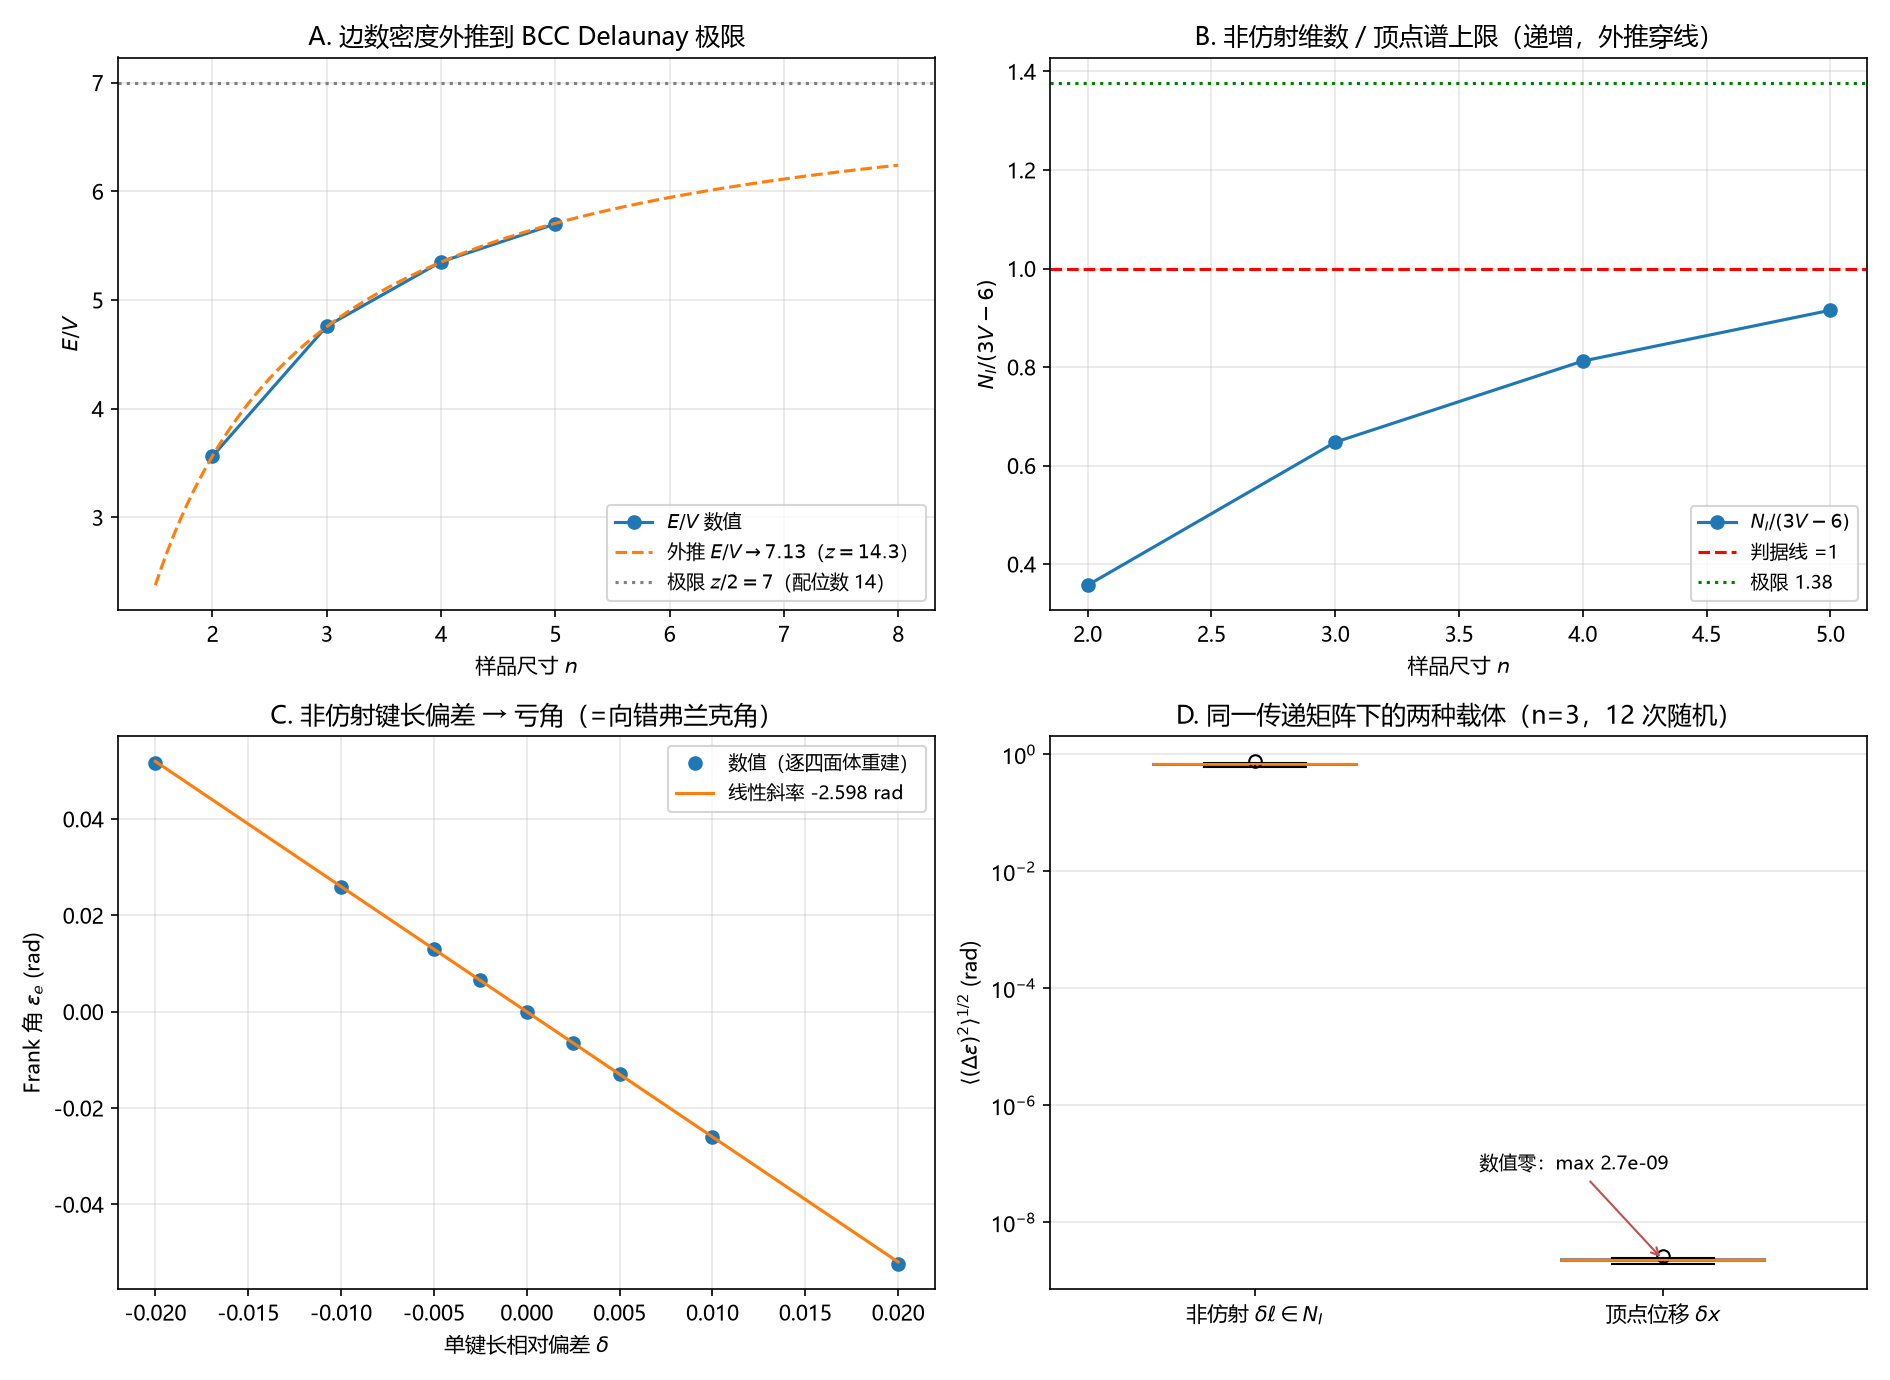

Reproduce this figure in Python.
# -*- coding: utf-8 -*-
r"""
第 136 轮：环 4 内禀扇区的自由度归属判定——非仿射子空间与谱正交性
=====================================================================
问题：R96 把亏角载体定为 "ker H 的正交补（曲率激发模）"，R97 把它的谱
对接**余切拉普拉斯**（顶点图）的非零模。本脚本用纯计数与线性代数判定。

三个层次：

  (1) 计数：V, E, 顶点自由度 3V-6, 可嵌入方向 rank(B)=3V-6,
      非仿射（内禀）子空间 N_I = E - (3V-6)。
  (2) 正交性（决定性）：设 A[e,e']=d eps_e/d(delta_e')、Ã=A·diag(1/l)、
      B[e,3i+a]=d l_e/d x_{i,a}。R73 的位移盲性等价于 **Ã·B^T = 0**，
      即 A 的值域完全落在 N_I 上、在全部顶点位移扇区（含所有声子模）
      上恒为零。故任何顶点基算子（余切拉普拉斯、动力矩阵）的谱
      ——其本征矢都在 im(B^T) 内——都**不承载** eps。
  (3) 尺寸外推：N_I/(3V-6) 随样品增大，极限 E/V = z/2 = 7（BCC 配位数 14）。

外加 (4) 向错构型的线性响应（R73 斜率的物理身份＝Frank 角响应）。

只用链内量（(3.1) 亏角）与外部标准工具（Delaunay、四面体重建、线性代数）；不拟合。

复跑：
  python "10 探索/超导第一性研究/04_计算验证/环04_内禀扇区自由度归属.py"
"""
import csv
import itertools
import math
import os

import numpy as np
from scipy.spatial import Delaunay
import matplotlib
matplotlib.use("Agg")
import matplotlib.pyplot as plt

plt.rcParams["font.sans-serif"] = ["Microsoft YaHei", "SimHei", "DejaVu Sans"]
plt.rcParams["axes.unicode_minus"] = False

OUT = os.path.dirname(os.path.abspath(__file__))
PAIRS = [(0, 1), (0, 2), (0, 3), (1, 2), (1, 3), (2, 3)]


# ---------------------------------------------------------------- 几何
def dihedral(p, tet, edge):
    i, j = edge
    k, l = [x for x in tet if x not in edge]
    n1 = np.cross(p[j] - p[i], p[k] - p[i])
    n2 = np.cross(p[j] - p[i], p[l] - p[i])
    if np.dot(n1, p[l] - p[i]) > 0:
        n1 = -n1
    if np.dot(n2, p[k] - p[i]) > 0:
        n2 = -n2
    n1 /= np.linalg.norm(n1)
    n2 /= np.linalg.norm(n2)
    return math.pi - math.acos(float(np.clip(np.dot(n1, n2), -1.0, 1.0)))


def embed_tet(L, edge=(0, 1)):
    d = {PAIRS[i]: L[i] for i in range(6)}
    a, b = edge
    amax = max(d, key=lambda k: d[k])
    perm = [amax[0], amax[1]] + [v for v in range(4) if v not in amax]
    Lp = []
    for (u, v) in PAIRS:
        key = (perm[u], perm[v])
        Lp.append(d[key] if key in d else d[(key[1], key[0])])
    l01, l02, l03, l12, l13, l23 = Lp
    p0 = np.zeros(3)
    p1 = np.array([l01, 0.0, 0.0])
    x2 = (l02 ** 2 + l01 ** 2 - l12 ** 2) / (2 * l01)
    y2 = math.sqrt(max(l02 ** 2 - x2 ** 2, 1e-30))
    p2 = np.array([x2, y2, 0.0])
    x3 = (l03 ** 2 + l01 ** 2 - l13 ** 2) / (2 * l01)
    y3 = (l03 ** 2 - l23 ** 2 - 2 * x3 * x2 + x2 ** 2 + y2 ** 2) / (2 * y2)
    z3 = math.sqrt(max(l03 ** 2 - x3 ** 2 - y3 ** 2, 0.0))
    p3 = np.array([x3, y3, z3])
    ia, ib = perm.index(a), perm.index(b)
    return np.array([p0, p1, p2, p3]), (min(ia, ib), max(ia, ib))


def bcc_complex(n):
    pts = []
    for i, j, k in itertools.product(range(n), repeat=3):
        pts.append([i, j, k])
        pts.append([i + .5, j + .5, k + .5])
    P = np.array(pts, float)

    def vol(s):
        a, b, c, d = [P[i] for i in s]
        return abs(np.linalg.det(np.array([b - a, c - a, d - a]))) / 6.0

    tets = [tuple(int(x) for x in s) for s in Delaunay(P).simplices if vol(s) > 1e-9]
    edges = set()
    faces = set()
    for t in tets:
        for e in itertools.combinations(t, 2):
            edges.add(tuple(sorted(e)))
        for f in itertools.combinations(t, 3):
            faces.add(tuple(sorted(f)))
    return P, tets, sorted(edges), sorted(faces)


def incidence(P, edges):
    """B: (E x 3V)，d l_e / d x_{i,a} = +-u_e（单位向量）。"""
    B = np.zeros((len(edges), 3 * len(P)))
    for ei, (i, j) in enumerate(edges):
        u = (P[j] - P[i]) / np.linalg.norm(P[j] - P[i])
        B[ei, 3 * i:3 * i + 3] = -u
        B[ei, 3 * j:3 * j + 3] = +u
    return B


def deficit_jacobian(P, tets, edges, h=1e-6):
    """A[e,e'] = d eps_e / d(delta_{e'})，delta 为边长相对偏差（中心差分）。
    eps_e 只依赖邻接 e 的四面体 ⇒ 只重建这些四面体（局部性，提速）。"""
    E = len(edges)
    A = np.zeros((E, E))
    lens = np.array([np.linalg.norm(P[a] - P[b]) for (a, b) in edges])
    # 预计算：每条边邻接的四面体；每个四面体的基准边长
    adj = [[] for _ in range(E)]
    eidx = {e: i for i, e in enumerate(edges)}
    for ei, e in enumerate(edges):
        adj[ei] = [t for t in tets if e[0] in t and e[1] in t]
    tet_base = []
    for t in tets:
        idx = list(t)
        L0 = [float(np.linalg.norm(P[idx[a]] - P[idx[b]])) for (a, b) in PAIRS]
        tet_base.append(L0)

    def eps_of_edge(ei, smap):
        e = edges[ei]
        tot = 0.0
        for t in adj[ei]:
            ti = tet_index[id(t)]
            idx = list(t)
            L = list(tet_base[ti])
            for k, (a, b) in enumerate(PAIRS):
                key = tuple(sorted((idx[a], idx[b])))
                if key in smap:
                    L[k] *= smap[key]
            ia, ib = idx.index(e[0]), idx.index(e[1])
            q, ee = embed_tet(L, (min(ia, ib), max(ia, ib)))
            tot += dihedral(q, [0, 1, 2, 3], ee)
        return 2 * math.pi - tot

    tet_index = {id(t): i for i, t in enumerate(tets)}
    # 只有邻接 e2 的边会受 e2 长度变化影响
    e2_adj = [[] for _ in range(E)]
    for ei in range(E):
        s = set(edges[ei])
        e2_adj[ei] = [ej for ej in range(E)
                      if any(s <= set(t) and set(edges[ej]) <= set(t) for t in adj[ei])]
    for ej, e2 in enumerate(edges):
        smap_p = {e2: 1.0 + h}
        smap_m = {e2: 1.0 - h}
        for ei in e2_adj[ej]:
            A[ei, ej] = (eps_of_edge(ei, smap_p) - eps_of_edge(ei, smap_m)) / (2 * h)
    return A, lens


def main():
    # ----------------------------------------------------------------
    print("=" * 78)
    print("A. 自由度计数与尺寸外推")
    print("=" * 78)
    rows = []
    cache = {}
    for n in (2, 3, 4, 5):
        P, tets, edges, faces = bcc_complex(n)
        V, E, T, F = len(P), len(edges), len(tets), len(faces)
        B = incidence(P, edges)
        rankB = int(np.linalg.matrix_rank(B, tol=1e-9))
        NI = E - rankB
        rows.append(dict(n=n, V=V, E=E, F=F, T=T, rankB=rankB, NI=NI,
                         dof=3 * V - 6, ratio=NI / (3 * V - 6), EV=E / V,
                         euler=V - E + F - T))
        cache[n] = (P, tets, edges, B)
        print(f"  n={n}: V={V:4d} E={E:5d}  V-E+F-T={V-E+F-T}   "
              f"rank(B)={rankB:4d}=3V-6   N_I={NI:5d}   "
              f"N_I/(3V-6)={NI/(3*V-6):.4f}   E/V={E/V:.4f}")

    for r in rows:
        assert r["rankB"] == r["dof"], "rank(B) 必须等于 3V-6"
        assert r["euler"] == 1, "3D 球复形欧拉示性数应为 1"
        assert r["NI"] > 0

    # 线性外推 E/V = A - B/n
    ns = np.array([r["n"] for r in rows], float)
    ev = np.array([r["EV"] for r in rows])
    coef = np.polyfit(1.0 / ns, ev, 1)
    Bslope, Ainf = float(coef[0]), float(coef[1])
    print(f"\n  E/V = {Ainf:.4f} + ({Bslope:.4f})/n  ⇒ 极限 E/V = {Ainf:.3f}"
          f"（= z/2，z = {2*Ainf:.2f}，BCC Delaunay 配位数 14）")
    print(f"  ⇒ N_I/(3V-6) 的极限 = (E/V-3)/3 = {(Ainf-3)/3:.4f}")
    print(f"  ⇒ 热力学极限 N_I ≈ {(Ainf-3):.2f}V > 3V-6（判据在无限体成立）")
    extrap = dict(Ainf=Ainf, Bslope=Bslope, limit_ratio=(Ainf - 3) / 3)

    # ----------------------------------------------------------------
    print("\n" + "=" * 78)
    print("B. 谱正交性（决定性）：Ã·B^T = 0  ⇒ 顶点位移扇区不承载 eps")
    print("=" * 78)
    orth = []
    for n in (2, 3):
        P, tets, edges, B = cache[n]
        E = len(edges)
        # 内部铰链：绕边四面体数 >= 3（凸包边只邻 1-2 个，属读数层，R82）
        n_adj = np.array([len([t for t in tets if set(e) <= set(t)]) for e in edges])
        mask = n_adj >= 4
        A, lens = deficit_jacobian(P, tets, edges)
        At = A / lens[None, :]                     # Ã = d eps / d l
        if n == 3:
            cache["A3"] = (A, lens, At, mask)
        ABx = At[mask] @ B                         # (E_int x 3V) = d eps_int / d x
        sc = np.abs(At[mask]).max() * np.abs(B).max()
        rel = np.abs(ABx).max() / sc
        BtB = B.T @ B
        PrE = B @ np.linalg.pinv(BtB, rcond=1e-10) @ B.T   # (E,E) 投到 im(B)
        PrN = np.eye(E) - PrE
        frac = np.linalg.norm(At[mask] @ PrN) / np.linalg.norm(At[mask])
        print(f"  n={n}: E={E}（内部 {int(mask.sum())}）  max|Ã|={np.abs(At[mask]).max():.4f}")
        print(f"        max|d eps_int/d x| = {np.abs(ABx).max():.3e}  相对={rel:.2e}")
        print(f"        ‖Ã_int·P_N‖/‖Ã_int‖ = {frac:.6f}  (→1 ⇒ 值域全在非仿射方向)")
        orth.append(dict(n=n, rel=rel, frac=frac, E=E, Eint=int(mask.sum()),
                         V=len(P), NI=E - int(np.linalg.matrix_rank(B, tol=1e-9))))
        assert rel < 1e-4, "内部铰链上 d eps/d x 必须为零"
        assert frac > 0.999, "Ã 必须完全作用在非仿射子空间上"

    # ----------------------------------------------------------------
    print("\n" + "=" * 78)
    print("C. 向错构型：单键长非仿射偏差 → Frank 角线性响应")
    print("=" * 78)
    P, tets, edges, B = cache[4]
    inner = [e for e in edges
             if np.all(P[list(e)] >= 1 - 1e-9) and np.all(P[list(e)] <= 2 + 1e-9)]
    e0 = min(inner, key=lambda e: np.linalg.norm(P[e[0]] - P[e[1]]))
    print(f"  内部键 {len(inner)} 条，取最短键 |e|={np.linalg.norm(P[e0[0]]-P[e0[1]]):.6f}")

    def eps_of(e, delta):
        tot = 0.0
        for t in [t for t in tets if set(e) <= set(t)]:
            idx = list(t)
            L = []
            for (a, b) in PAIRS:
                v = float(np.linalg.norm(P[idx[a]] - P[idx[b]]))
                if set((idx[a], idx[b])) == set(e):
                    v *= (1.0 + delta)
                L.append(v)
            ia, ib = idx.index(e[0]), idx.index(e[1])
            q, ee = embed_tet(L, (min(ia, ib), max(ia, ib)))
            tot += dihedral(q, [0, 1, 2, 3], ee)
        return 2 * math.pi - tot

    ds = np.array([-0.02, -0.01, -0.005, -0.0025, 0.0, 0.0025, 0.005, 0.01, 0.02])
    es = np.array([eps_of(e0, d) for d in ds])
    small = np.abs(ds) <= 0.0101
    slope = float(np.polyfit(ds[small], es[small], 1)[0])
    resid = float(np.max(np.abs(es[small] - slope * ds[small])))
    print(f"  斜率 d eps/d(delta) = {slope:.6f} rad，残差 {resid:.2e}"
          f"（|δ|≤1%）")
    print(f"  1% 键长非仿射偏差 ⇒ Frank 角 {abs(slope)*0.01:.5f} rad"
          f"（= {abs(slope)*0.01/(2*math.pi)*100:.3f}% 的 2π）")
    assert abs(es[4]) < 1e-12 and abs(slope) > 1e-3 and resid < 1e-3

    # ----------------------------------------------------------------
    print("\n" + "=" * 78)
    print("D. 载体对比：同一 Ã，非仿射扰动 vs 顶点位移")
    print("=" * 78)
    n = 3
    P3, tets3, edges3, B3 = cache[n]
    E3 = len(edges3)
    A3, lens3, At3, mask3 = cache["A3"]
    PrE3 = B3 @ np.linalg.pinv(B3.T @ B3, rcond=1e-10) @ B3.T
    PrN3 = np.eye(E3) - PrE3
    rng = np.random.default_rng(11)
    rms_non, rms_ver = [], []
    for _ in range(12):
        v = PrN3 @ rng.standard_normal(E3)
        v /= np.linalg.norm(v)
        rms_non.append(float(np.sqrt(np.mean((A3[mask3] @ v) ** 2))))
        x = rng.standard_normal(3 * len(P3))
        d = (B3 @ x) / lens3          # 相对偏差 delta = d l / l
        rms_ver.append(float(np.sqrt(np.mean((A3[mask3] @ d) ** 2))))
    rms_non = np.array(rms_non); rms_ver = np.array(rms_ver)
    print(f"  n={n}，内部铰链 {int(mask3.sum())}，12 次随机扰动：")
    print(f"    非仿射扰动（投影到 $N_I$）: <eps^2>^(1/2) = {rms_non.mean():.4e} rad"
          f"  (min {rms_non.min():.2e})")
    print(f"    顶点位移（任意声子模）    : <eps^2>^(1/2) = {rms_ver.mean():.4e} rad"
          f"  (max {rms_ver.max():.2e})")
    ratio = rms_non.mean() / rms_ver.mean()
    print(f"    比值 = {ratio:.3e}  ⇒ 顶点扇区的 ε 响应是数值零")
    assert rms_ver.max() < 1e-6 and rms_non.min() > 1e-3

    # ----------------------------------------------------------------
    # 图
    # ----------------------------------------------------------------
    fig, axes = plt.subplots(2, 2, figsize=(12.6, 9.2))

    ax = axes[0, 0]
    nn = np.array([r["n"] for r in rows])
    ax.plot(nn, [r["EV"] for r in rows], "o-", label="$E/V$ 数值")
    xx = np.linspace(0, 0.55, 100)
    xf = np.linspace(1.5, 8, 120)
    ax.plot(xf, Ainf + Bslope / xf, "--",
            label=f"外推 $E/V\\to{Ainf:.2f}$（$z={2*Ainf:.1f}$）")
    ax.axhline(7.0, color="gray", ls=":", label="极限 $z/2=7$（配位数 14）")
    ax.set_xlabel("样品尺寸 $n$")
    ax.set_ylabel("$E/V$")
    ax.set_title("A. 边数密度外推到 BCC Delaunay 极限")
    ax.legend(fontsize=9)
    ax.grid(alpha=.3)

    ax = axes[0, 1]
    ax.plot(nn, [r["ratio"] for r in rows], "o-", label="$N_I/(3V-6)$")
    ax.axhline(1.0, color="r", ls="--", label="判据线 =1")
    ax.axhline(extrap["limit_ratio"], color="green", ls=":",
               label=f"极限 {(Ainf-3)/3:.2f}")
    ax.set_xlabel("样品尺寸 $n$")
    ax.set_ylabel("$N_I/(3V-6)$")
    ax.set_title("B. 非仿射维数 / 顶点谱上限（递增，外推穿线）")
    ax.legend(fontsize=9)
    ax.grid(alpha=.3)

    ax = axes[1, 0]
    ax.plot(ds, es, "o", label="数值（逐四面体重建）")
    ax.plot(ds, slope * ds, "-", label=f"线性斜率 {slope:.3f} rad")
    ax.set_xlabel(r"单键长相对偏差 $\delta$")
    ax.set_ylabel(r"Frank 角 $\varepsilon_e$ (rad)")
    ax.set_title("C. 非仿射键长偏差 → 亏角（=向错弗兰克角）")
    ax.legend(fontsize=9)
    ax.grid(alpha=.3)

    ax = axes[1, 1]
    lab = [r"非仿射 $\delta\ell\in N_I$", r"顶点位移 $\delta x$"]
    data = [rms_non, rms_ver]
    bp = ax.boxplot(data, tick_labels=lab, widths=.5, patch_artist=True)
    for patch, c in zip(bp["boxes"], ("#4C9F70", "#C0504D")):
        patch.set_facecolor(c); patch.set_alpha(.45)
    ax.set_yscale("log")
    ax.set_ylabel(r"$\langle(\Delta\varepsilon)^2\rangle^{1/2}$ (rad)")
    ax.set_title("D. 同一传递矩阵下的两种载体（n=3，12 次随机）")
    ax.grid(alpha=.3, which="both", axis="y")
    ax.annotate(f"数值零：max {rms_ver.max():.1e}", xy=(2, rms_ver.mean()),
                xytext=(1.55, rms_ver.max() * 30), fontsize=9,
                arrowprops=dict(arrowstyle="->", color="#C0504D"))

    fig.tight_layout()
    png = os.path.join(OUT, "环04_内禀扇区自由度归属.png")
    fig.savefig(png, dpi=150)
    print(f"\n图：{png}")

    csvp = os.path.join(OUT, "环04_内禀扇区自由度归属.csv")
    with open(csvp, "w", newline="", encoding="utf-8") as f:
        w = csv.writer(f)
        w.writerow(["n", "V", "E", "F", "T", "rankB", "NI", "3V-6",
                    "NI/(3V-6)", "E/V", "euler"])
        for r in rows:
            w.writerow([r["n"], r["V"], r["E"], r["F"], r["T"], r["rankB"],
                        r["NI"], r["dof"], f"{r['ratio']:.6f}",
                        f"{r['EV']:.6f}", r["euler"]])
    print(f"表：{csvp}")

    sump = os.path.join(OUT, "环04_内禀扇区自由度归属_摘要.csv")
    with open(sump, "w", newline="", encoding="utf-8") as f:
        w = csv.writer(f)
        w.writerow(["项目", "数值", "判据"])
        w.writerow(["E/V 极限", f"{Ainf:.4f}", "= z/2，z=14 为 BCC Delaunay 配位数"])
        w.writerow(["NI/(3V-6) 极限", f"{(Ainf-3)/3:.4f}", ">1 ⇒ 无限体判据成立"])
        for o in orth:
            w.writerow([f"max|d eps_int/d x| 相对（n={o['n']}）", f"{o['rel']:.3e}", "<1e-4"])
            w.writerow([f"‖Ã_int·P_N‖/‖Ã_int‖（n={o['n']}）", f"{o['frac']:.6f}", ">0.999"])
            w.writerow([f"内部铰链数（n={o['n']}）", o["Eint"], f"E={o['E']}, V={o['V']}, N_I={o['NI']}"])
        w.writerow(["单键长 → Frank 角斜率", f"{slope:.6f}", "rad per unit delta"])
        w.writerow(["非仿射扰动 ε 响应 (n=3)", f"{rms_non.mean():.3e}", "rad, 有物理量级"])
        w.writerow(["顶点位移 ε 响应 (n=3)", f"{rms_ver.mean():.3e}", "rad, 数值零"])
        w.writerow(["两者比值", f"{ratio:.3e}", ">1e6 ⇒ 载体判定"])
    print(f"摘要：{sump}")
    print("\n全部断言通过。")


if __name__ == "__main__":
    main()
